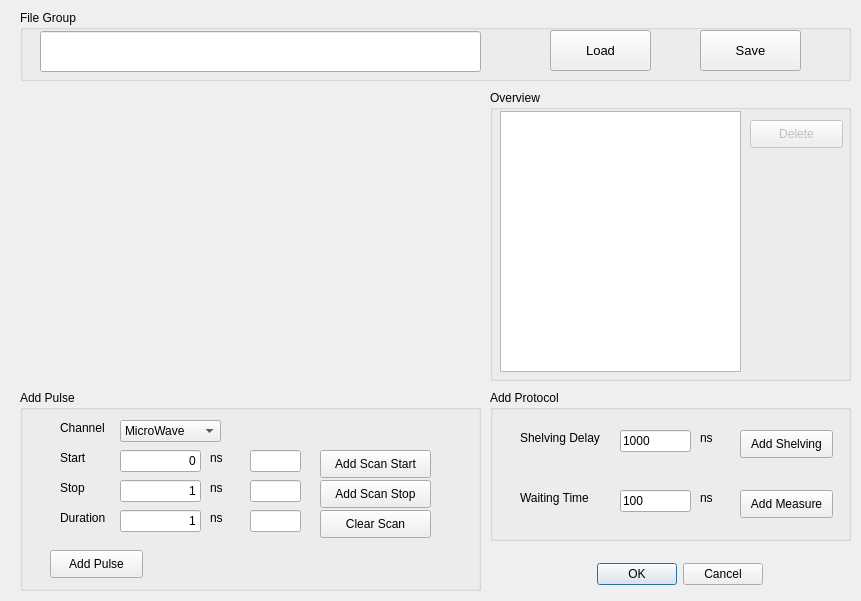
<?xml version="1.0" encoding="UTF-8"?>
<ui version="4.0">
 <class>SeqEditor</class>
 <widget class="QDialog" name="SeqEditor">
  <property name="geometry">
   <rect>
    <x>0</x>
    <y>0</y>
    <width>861</width>
    <height>601</height>
   </rect>
  </property>
  <property name="windowTitle">
   <string>SeqEditor</string>
  </property>
  <widget class="QGroupBox" name="OverviewGroup">
   <property name="geometry">
    <rect>
     <x>490</x>
     <y>90</y>
     <width>361</width>
     <height>291</height>
    </rect>
   </property>
   <property name="title">
    <string>Overview</string>
   </property>
   <widget class="QPushButton" name="pbDelete">
    <property name="enabled">
     <bool>false</bool>
    </property>
    <property name="geometry">
     <rect>
      <x>260</x>
      <y>30</y>
      <width>93</width>
      <height>28</height>
     </rect>
    </property>
    <property name="text">
     <string>Delete</string>
    </property>
   </widget>
   <widget class="QListWidget" name="listWidget">
    <property name="geometry">
     <rect>
      <x>10</x>
      <y>21</y>
      <width>241</width>
      <height>261</height>
     </rect>
    </property>
   </widget>
  </widget>
  <widget class="QGroupBox" name="AddProtocolGroup">
   <property name="geometry">
    <rect>
     <x>490</x>
     <y>390</y>
     <width>361</width>
     <height>151</height>
    </rect>
   </property>
   <property name="title">
    <string>Add Protocol</string>
   </property>
   <widget class="QPushButton" name="pbAddMeasure">
    <property name="geometry">
     <rect>
      <x>250</x>
      <y>100</y>
      <width>93</width>
      <height>28</height>
     </rect>
    </property>
    <property name="text">
     <string>Add Measure</string>
    </property>
   </widget>
   <widget class="QPushButton" name="pbAddShelving">
    <property name="geometry">
     <rect>
      <x>250</x>
      <y>40</y>
      <width>93</width>
      <height>28</height>
     </rect>
    </property>
    <property name="text">
     <string>Add Shelving</string>
    </property>
   </widget>
   <widget class="QLineEdit" name="leShelvingDelay">
    <property name="geometry">
     <rect>
      <x>130</x>
      <y>40</y>
      <width>71</width>
      <height>22</height>
     </rect>
    </property>
    <property name="text">
     <string>1000</string>
    </property>
   </widget>
   <widget class="QLabel" name="label_23">
    <property name="geometry">
     <rect>
      <x>30</x>
      <y>40</y>
      <width>91</width>
      <height>16</height>
     </rect>
    </property>
    <property name="text">
     <string>Shelving Delay</string>
    </property>
   </widget>
   <widget class="QLabel" name="label_24">
    <property name="geometry">
     <rect>
      <x>210</x>
      <y>40</y>
      <width>53</width>
      <height>16</height>
     </rect>
    </property>
    <property name="text">
     <string>ns</string>
    </property>
   </widget>
   <widget class="QLabel" name="label_25">
    <property name="geometry">
     <rect>
      <x>30</x>
      <y>100</y>
      <width>81</width>
      <height>16</height>
     </rect>
    </property>
    <property name="text">
     <string>Waiting Time</string>
    </property>
   </widget>
   <widget class="QLabel" name="label_26">
    <property name="geometry">
     <rect>
      <x>210</x>
      <y>100</y>
      <width>53</width>
      <height>16</height>
     </rect>
    </property>
    <property name="text">
     <string>ns</string>
    </property>
   </widget>
   <widget class="QLineEdit" name="leWaitingTime">
    <property name="geometry">
     <rect>
      <x>130</x>
      <y>100</y>
      <width>71</width>
      <height>22</height>
     </rect>
    </property>
    <property name="text">
     <string>100</string>
    </property>
   </widget>
  </widget>
  <widget class="QWidget" name="widget" native="true">
   <property name="geometry">
    <rect>
     <x>20</x>
     <y>90</y>
     <width>461</width>
     <height>291</height>
    </rect>
   </property>
  </widget>
  <widget class="QDialogButtonBox" name="buttonBox">
   <property name="geometry">
    <rect>
     <x>570</x>
     <y>560</y>
     <width>193</width>
     <height>28</height>
    </rect>
   </property>
   <property name="standardButtons">
    <set>QDialogButtonBox::Cancel|QDialogButtonBox::Ok</set>
   </property>
  </widget>
  <widget class="QGroupBox" name="AddPulseGroup">
   <property name="geometry">
    <rect>
     <x>20</x>
     <y>390</y>
     <width>461</width>
     <height>201</height>
    </rect>
   </property>
   <property name="title">
    <string>Add Pulse</string>
   </property>
   <widget class="QPushButton" name="pbAddPulse">
    <property name="geometry">
     <rect>
      <x>30</x>
      <y>160</y>
      <width>93</width>
      <height>28</height>
     </rect>
    </property>
    <property name="text">
     <string>Add Pulse</string>
    </property>
   </widget>
   <widget class="QComboBox" name="comboBoxChannel">
    <property name="geometry">
     <rect>
      <x>100</x>
      <y>30</y>
      <width>101</width>
      <height>22</height>
     </rect>
    </property>
    <item>
     <property name="text">
      <string>MicroWave</string>
     </property>
    </item>
    <item>
     <property name="text">
      <string>Laser</string>
     </property>
    </item>
    <item>
     <property name="text">
      <string>Sig</string>
     </property>
    </item>
    <item>
     <property name="text">
      <string>Ref</string>
     </property>
    </item>
   </widget>
   <widget class="QLabel" name="label">
    <property name="geometry">
     <rect>
      <x>40</x>
      <y>30</y>
      <width>53</width>
      <height>16</height>
     </rect>
    </property>
    <property name="text">
     <string>Channel</string>
    </property>
   </widget>
   <widget class="QLabel" name="label_2">
    <property name="geometry">
     <rect>
      <x>40</x>
      <y>60</y>
      <width>53</width>
      <height>16</height>
     </rect>
    </property>
    <property name="text">
     <string>Start</string>
    </property>
   </widget>
   <widget class="QLineEdit" name="leStart">
    <property name="geometry">
     <rect>
      <x>100</x>
      <y>60</y>
      <width>81</width>
      <height>22</height>
     </rect>
    </property>
    <property name="layoutDirection">
     <enum>Qt::LeftToRight</enum>
    </property>
    <property name="text">
     <string>0</string>
    </property>
    <property name="alignment">
     <set>Qt::AlignRight|Qt::AlignTrailing|Qt::AlignVCenter</set>
    </property>
   </widget>
   <widget class="QLabel" name="label_3">
    <property name="geometry">
     <rect>
      <x>40</x>
      <y>90</y>
      <width>53</width>
      <height>16</height>
     </rect>
    </property>
    <property name="text">
     <string>Stop</string>
    </property>
   </widget>
   <widget class="QLineEdit" name="leStop">
    <property name="geometry">
     <rect>
      <x>100</x>
      <y>90</y>
      <width>81</width>
      <height>22</height>
     </rect>
    </property>
    <property name="text">
     <string>1</string>
    </property>
    <property name="alignment">
     <set>Qt::AlignRight|Qt::AlignTrailing|Qt::AlignVCenter</set>
    </property>
   </widget>
   <widget class="QLineEdit" name="leDuration">
    <property name="geometry">
     <rect>
      <x>100</x>
      <y>120</y>
      <width>81</width>
      <height>22</height>
     </rect>
    </property>
    <property name="text">
     <string>1</string>
    </property>
    <property name="alignment">
     <set>Qt::AlignRight|Qt::AlignTrailing|Qt::AlignVCenter</set>
    </property>
   </widget>
   <widget class="QLabel" name="label_4">
    <property name="geometry">
     <rect>
      <x>40</x>
      <y>120</y>
      <width>53</width>
      <height>16</height>
     </rect>
    </property>
    <property name="text">
     <string>Duration</string>
    </property>
   </widget>
   <widget class="QPushButton" name="pbAddScanStop">
    <property name="geometry">
     <rect>
      <x>300</x>
      <y>90</y>
      <width>111</width>
      <height>28</height>
     </rect>
    </property>
    <property name="text">
     <string>Add Scan Stop</string>
    </property>
   </widget>
   <widget class="QPushButton" name="pbAddScanStart">
    <property name="geometry">
     <rect>
      <x>300</x>
      <y>60</y>
      <width>111</width>
      <height>28</height>
     </rect>
    </property>
    <property name="text">
     <string>Add Scan Start</string>
    </property>
   </widget>
   <widget class="QLabel" name="label_9">
    <property name="geometry">
     <rect>
      <x>190</x>
      <y>60</y>
      <width>53</width>
      <height>16</height>
     </rect>
    </property>
    <property name="text">
     <string>ns</string>
    </property>
   </widget>
   <widget class="QLabel" name="label_10">
    <property name="geometry">
     <rect>
      <x>190</x>
      <y>90</y>
      <width>53</width>
      <height>16</height>
     </rect>
    </property>
    <property name="text">
     <string>ns</string>
    </property>
   </widget>
   <widget class="QLabel" name="label_11">
    <property name="geometry">
     <rect>
      <x>190</x>
      <y>120</y>
      <width>53</width>
      <height>16</height>
     </rect>
    </property>
    <property name="text">
     <string>ns</string>
    </property>
   </widget>
   <widget class="QLineEdit" name="leStart_t">
    <property name="geometry">
     <rect>
      <x>230</x>
      <y>60</y>
      <width>51</width>
      <height>22</height>
     </rect>
    </property>
    <property name="readOnly">
     <bool>true</bool>
    </property>
   </widget>
   <widget class="QLineEdit" name="leStop_t">
    <property name="geometry">
     <rect>
      <x>230</x>
      <y>90</y>
      <width>51</width>
      <height>22</height>
     </rect>
    </property>
    <property name="readOnly">
     <bool>true</bool>
    </property>
   </widget>
   <widget class="QLineEdit" name="leDuration_t">
    <property name="geometry">
     <rect>
      <x>230</x>
      <y>120</y>
      <width>51</width>
      <height>22</height>
     </rect>
    </property>
    <property name="readOnly">
     <bool>true</bool>
    </property>
   </widget>
   <widget class="QPushButton" name="pbClearScan">
    <property name="geometry">
     <rect>
      <x>300</x>
      <y>120</y>
      <width>111</width>
      <height>28</height>
     </rect>
    </property>
    <property name="text">
     <string>Clear Scan</string>
    </property>
   </widget>
  </widget>
  <widget class="QGroupBox" name="FileGroup">
   <property name="geometry">
    <rect>
     <x>20</x>
     <y>10</y>
     <width>831</width>
     <height>71</height>
    </rect>
   </property>
   <property name="title">
    <string>File Group</string>
   </property>
   <widget class="QLineEdit" name="leSeqName">
    <property name="geometry">
     <rect>
      <x>20</x>
      <y>21</y>
      <width>441</width>
      <height>41</height>
     </rect>
    </property>
    <property name="font">
     <font>
      <pointsize>10</pointsize>
     </font>
    </property>
   </widget>
   <widget class="QPushButton" name="pbLoadSeq">
    <property name="geometry">
     <rect>
      <x>530</x>
      <y>20</y>
      <width>101</width>
      <height>41</height>
     </rect>
    </property>
    <property name="font">
     <font>
      <pointsize>10</pointsize>
     </font>
    </property>
    <property name="text">
     <string>Load</string>
    </property>
   </widget>
   <widget class="QPushButton" name="pbSaveSeq">
    <property name="geometry">
     <rect>
      <x>680</x>
      <y>20</y>
      <width>101</width>
      <height>41</height>
     </rect>
    </property>
    <property name="font">
     <font>
      <pointsize>10</pointsize>
     </font>
    </property>
    <property name="text">
     <string>Save</string>
    </property>
   </widget>
  </widget>
 </widget>
 <resources/>
 <connections/>
</ui>
